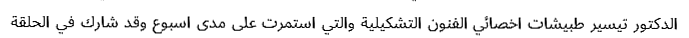
#> input picture 3.png, 689 x 38 px
$ jupyter execute --allow-errors Segmentation.ipynb
#> lines starting #> are read from the running program, lines starting #| are printed output that depends on the picture; after the words box and inside, x2 and y2 are one past the last pixel; in counts of white or black regions, pixels touching at a corner belong together
[cell 1]
import numpy as np
import cv2
import os
import math
import matplotlib.pyplot as plt
import skimage.morphology
from skimage import img_as_ubyte

from skimage.morphology import binary_erosion, binary_dilation, binary_closing,skeletonize, thin

[cell 2]
# Gaps are whether Gaps between words OR Gaps within sub-word
# removing sub-word Gaps
def FilterGaps(G,L):

    G = np.array(G)
    L = np.array(L)

    IQR = 2

    # Filtering Depending On IQR ( Interquartile Range ) Value
    G = G[ L >= IQR ]
    L = L[ L >= IQR ]

    Mean = np.mean(L)
    G = G[ L >= Mean ]
    L = L[ L >= Mean ]


    return G,L

[cell 3]
def FindGaps(Line):

    G = []
    L = []

    # Vertical Projection Of the text
    VP = np.sum(Line,axis=0)
    VP2 = VP[VP!=0].astype(np.int64)
    MFV = np.bincount(VP2).argmax()
    #print(VP2)
    #print(MFV)
    flag = 0
    for i in range(len(VP)):

        if VP[i] == 0 :
            if flag == 0:
                # This is a Gap Start
                G.append(i)
                L.append(1)
                flag = 1
            else:
                # Increment Gap Length
                L[-1] +=1


        elif flag == 1:
            # End of The Gap
            flag = 0


    return G,L,MFV

[cell 4]
def WordSegment(Line):

    # G => Array of Gaps, L => Length of each gap
    G,L,MFV = FindGaps(Line)
    G,L = FilterGaps(G,L)

    # Separete Each Word in a single Image
    Words = [ Line[0:,G[i]+L[i]:G[i+1]] for i in range(len(G)-1) ]

    return Words,MFV

[cell 5]
def ToBinaryImg(Img):
    ImgGray = cv2.cvtColor(Img, cv2.COLOR_BGR2GRAY)
    BinaryImg = np.array(ImgGray)
    BinaryImg[ ImgGray > 127 ] = 0
    BinaryImg[ ImgGray <= 127 ] = 1

    return BinaryImg

[cell 6]
def MaxTrans(Line,Baseline):

    MTI   = 0
    MaxVal   = 0

    for i in range(0,Baseline):
        Trans = 0
        for k in range(1, len(Line[i]) ) :
            if Line[i][k] != Line[i][k-1]:
                Trans +=1
        if Trans > MaxVal:
            MaxVal = Trans
            MTI = i

    MTIidx = []

    # [6 lines of commented-out code are left out]

    return MTI ,np.array(MTIidx)

[cell 7]
def DetectBaseline(Line):
    ThinnedImg = skimage.morphology.thin(Line)
    ThinnedImg = img_as_ubyte(ThinnedImg)

    HP = ThinnedImg

    Baseline  = np.array( np.sum(ThinnedImg,axis=1) )
    BaseIndex = np.argmax(Baseline)

    return BaseIndex+2

[cell 8]
# [50 lines left out: function DetectCutPoints, not called in this run]

[cell 9]
# [15 lines left out: function Test, not called in this run]

[cell 10]
Img = cv2.imread('3.png')
#> Img is the input picture: shape (38, 689, 3); min 0, max 255, mean 238.2
dim = Img.shape
#> dim = (38, 689, 3)

BinaryImg = ToBinaryImg(Img)
#> in ToBinaryImg, `BinaryImg[ ImgGray > 127 ] = 0`:
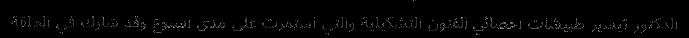
#> BinaryImg: shape (38, 689); min 0, max 127, mean 3.5
#> in ToBinaryImg, `BinaryImg[ ImgGray <= 127 ] = 1`:
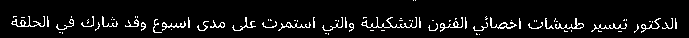
#> BinaryImg: shape (38, 689); values 0 (black) and 1 (white), 6.4% white in thin lines or dots, all inside (x1, y1, x2, y2) = (11, 0, 677, 35)

# Segment Words
Words,MFV = WordSegment(BinaryImg)
#> in FindGaps, `VP = np.sum(Line,axis=0)`: VP = 689 values, max 12 at index 465, min 0 at index 0, mean 2.44
#> in FindGaps, `VP2 = VP[VP!=0].astype(np.int64)`: VP2 = 536 values, max 12 at index 362, min 1 at index 0, mean 3.14
#> in FindGaps, `MFV = np.bincount(VP2).argmax()`: MFV = 1
#> the loop in FindGaps, `for i in range(len(VP)): ` made 689 passes
#> flag on passes 1, 12, 46, 48, 50, 57, 75, 82, 95, 96, 101, 103: 1, 0, 1, 0, 1, 0, 1, 0, 1, 0, 1, 0
#> after the loop in FindGaps, `for i in range(len(VP)):`: G = 35 values from 0 to 677; L = 35 values, max 12 at index 34, min 1 at index 4, mean 4.37; flag = 1
#> in WordSegment, `G,L,MFV = FindGaps(Line)`: G = 35 values from 0 to 677; MFV = 1
#> in FilterGaps, `G = np.array(G)`: G = 35 values from 0 to 677
#> in FilterGaps, `G = G[ L >= IQR ]`: G = 31 values from 0 to 677
#> in FilterGaps, `L = L[ L >= IQR ]`: L = 31 values, max 12 at index 30, min 2 at index 1, mean 4.81
#> in FilterGaps, `Mean = np.mean(L)`: Mean = 4.81
#> in FilterGaps, `G = G[ L >= Mean ]`: G = [0, 49, 74, 118, 146, 190, 225, 256, 315, 354, 421, 467, 521, 584, 627, 677]
#> in FilterGaps, `L = L[ L >= Mean ]`: L = [11, 7, 7, 7, 7, 7, 7, 6, 7, 7, 7, 6, 7, 7, 7, 12]
#> in WordSegment, `Words = [ Line[0:,G[i]+L[i]:G[i+1]] for i in range(len(G)-1) ]`: Words = 15 items
#> Words = 15 items; MFV = 1


BaseIndex   = DetectBaseline(BinaryImg)
#> in DetectBaseline, `ThinnedImg = skimage.morphology.thin(Line)`:
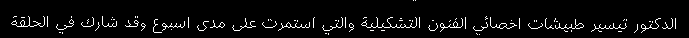
#> ThinnedImg: shape (38, 689) bool; 4.6% white in thin lines or dots, all inside (x1, y1, x2, y2) = (11, 0, 676, 35)
#> in DetectBaseline, `Baseline  = np.array( np.sum(ThinnedImg,axis=1) )`: Baseline = 38 values, max 47685 at index 26, min 0 at index 1, mean 8032.5
#> in DetectBaseline, `BaseIndex = np.argmax(Baseline)`: BaseIndex = 26
#> BaseIndex = 28
MTI,_ = MaxTrans(BinaryImg,BaseIndex)
#> MTI = 25
# [20 lines of commented-out code are left out]

cv2.imwrite('res1.jpg',Img)
cv2.imshow('BaseLine',BinaryImg)
cv2.waitKey(0)
cv2.destroyAllWindows()

# [6 lines of commented-out code are left out]
